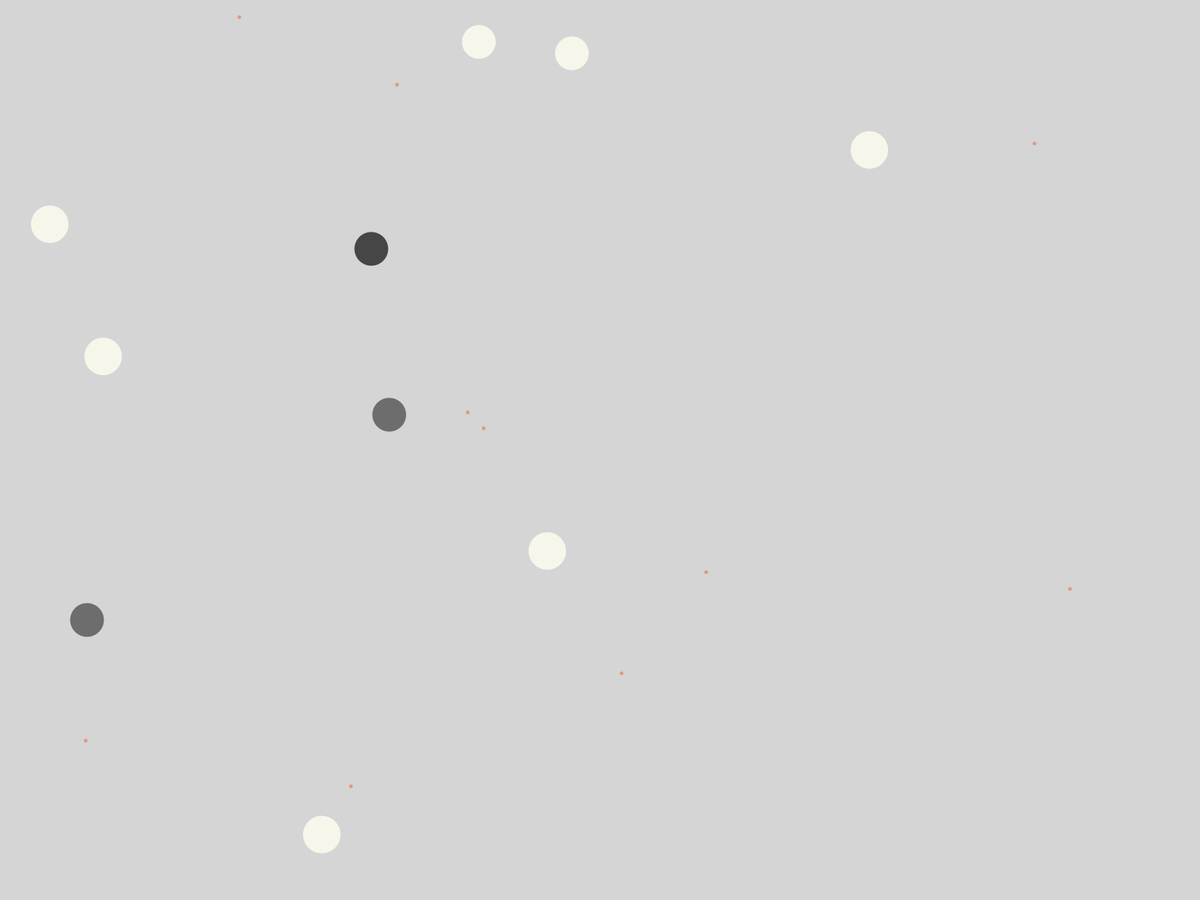
Frame 1 (no input)
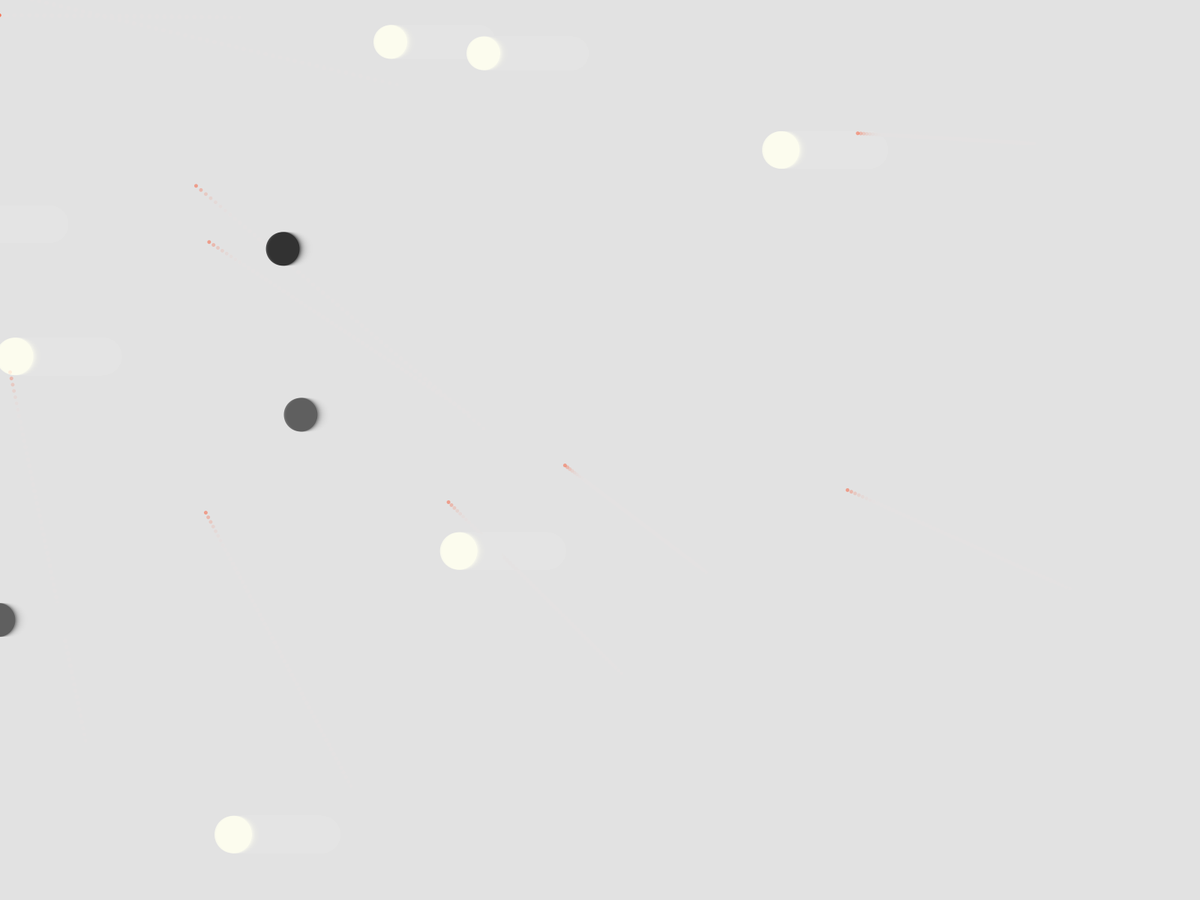
Frame 60 (the mouse pressed at the canvas centre just before this capture)
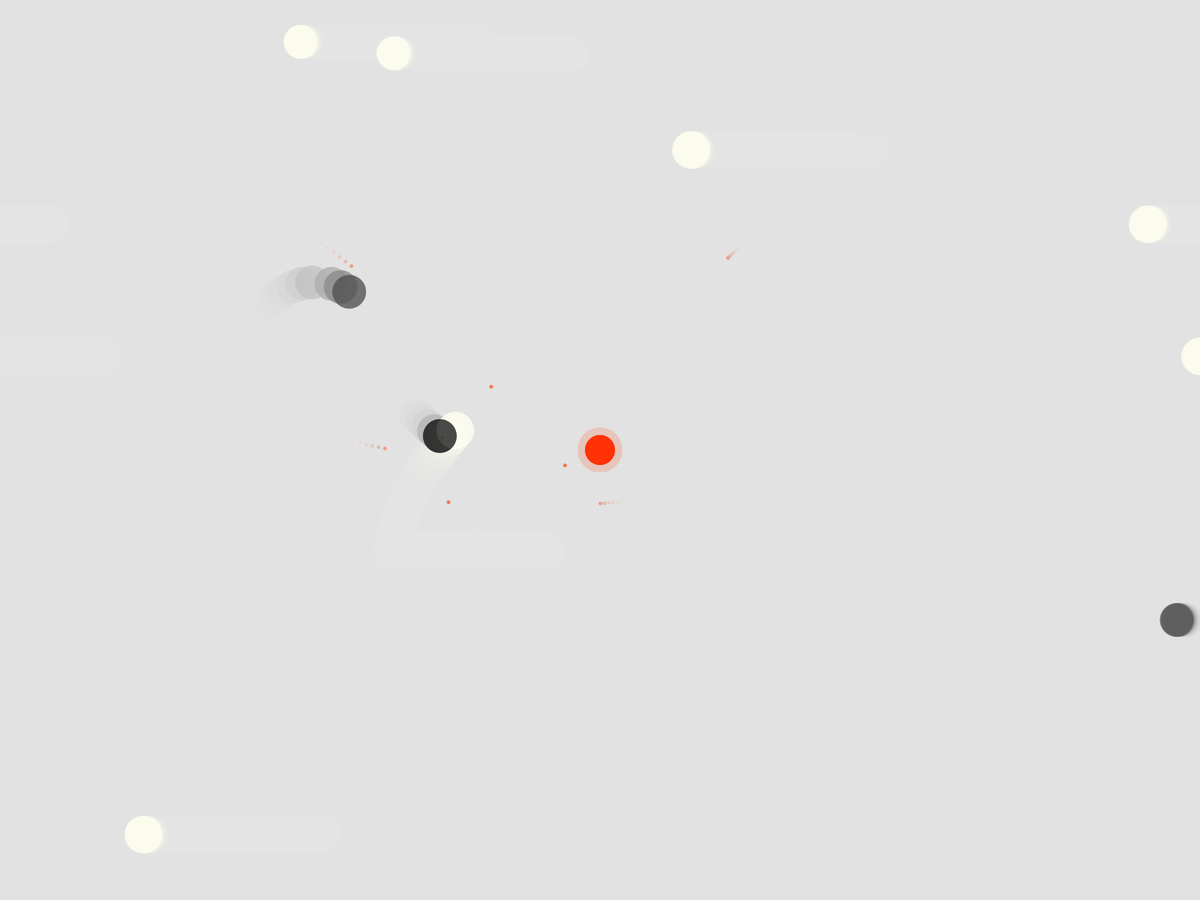
Frame 120 (the mouse held since frame 60 and released just before this capture)

The Processing sketch that drew these frames (run headless with seeded random() and noise(); from frame 60 on, the mouse is pressed at the canvas centre):

// Processing sketch: LiderazgoBB_08
// ── LiderazgoBB_08.pde
Mundo m;

void setup()
{
  // size (1000, 600);
  ///---------------------
  fullScreen();
  orientation(LANDSCAPE);
  ///---------------------

  m= new Mundo();
}

void draw ()

{
  // background(238);
  fill(228, 100);
  rect(0, 0, width, height);

  m.dibuja();
}


void mousePressed ()
{
  m.mousePressed();
}
void mouseReleased ()
{
  m.mouseReleased ();
}

// ── BolitaReactiva.pde
class BolitaReactiva
{

  color [] farbe= new color []{
    color(255, 50, 5), 

    color(255, 255, 240), 

    color(80, 80, 80), 
    color(30, 30, 30), 

    //  color(245, 245, 245), 
    //  color(140, 12, 0), 

  };
  int num, tam;
  float alpha=200;


  float posX, posY, pPosX, pPosY;
  float movX, movY, movDosX, movDosY;

  float angulo, anguloRegreso;
  float vel, disty, distyRegreso, dir, umbral;
  int crono, umbralCrono=4;
  boolean despierta= true;

  boolean lugar;
  boolean ocupado=false;// boolean reservado para seguidores


  BolitaReactiva()
  {
    tam= int (random(20, 40));
    posX=random(tam, width-tam);
    posY=random(tam, height-tam);
    vel=3;
    disty=0;

    umbral=10;

    pPosX=posX;
    pPosY=posY;
    noStroke();
    num=int(random(1, farbe.length));
  }

  BolitaReactiva(float posX_, float posY_)
  {
    tam= int(random(10, 40));
    posX=posX_;
    posY=posY_;
    vel=4;
    disty=0;

    umbral=5;


    pPosX=posX;
    pPosY=posY;
    noStroke();
  }

  BolitaReactiva(float px_, float py_, int tam_)
  {
    posX= px_;
    posY= py_;
    vel=0.2;
    tam=tam_;
    disty=0;

    umbral=5;

    pPosX=posX;
    pPosY=posY;
    movX=8;
    movY=6;



    lugar=false;
    noStroke();
  }



  BolitaReactiva(float vel_, int tam_, float umbral_, float alpha_)
  {
    tam= tam_;
    posX=random(tam, width-tam);
    posY=random(tam, height-tam);
    vel=vel_;
    disty=0;

    umbral=umbral_;

    pPosX=posX;
    pPosY=posY;

    alpha=alpha_;
    noStroke();
  }


  void dibuja()

  {
    pushStyle();
    if (despierta)
    {
      fill(farbe[num], alpha);
      ellipse(posX, posY, tam, tam);
    } else {
      tiempoSiesta();
    }
    popStyle();
  }



  void regresaPrevio()
  {

    if (distyRegreso>disty)
    {
      posX-=vel*cos(anguloRegreso);
    }
    if (distyRegreso>disty)
    {
      posY-=vel*sin(anguloRegreso);
    }
  }


  void evaluaDistancia(float p1_, float p2_)

  {
    disty= dist(p1_, p2_, posX, posY);
  }

  void evaluaDistanciaDos(float p1_, float p2_)

  {
    distyRegreso= dist(p1_, p2_, pPosX, pPosY);
  }
  void evaluaAvance(float p1_, float p2_)
  {   
    angulo = atan2( p2_-posY, p1_-posX );
    sumaPunto();
  }
  void evaluaAvanceABS(float p1_, float p2_)
  {   
    angulo = atan2( p2_-posY, p1_-posX );
    sumaPuntoABS();
  }

  void evaluaLugar(float p1_, float p2_)
  {   
    angulo = atan2( p2_-posY, p1_-posX );
    sumaPunto();
  }
  void evaluaRegreso() 
  {
    anguloRegreso = atan2( posY-pPosY, posX-pPosX );
    regresaPrevio();
  }

  void sumaPunto()
  {
    if (disty>umbral)
    {
      posX+=vel*cos(angulo);
    }
    if (disty>umbral)
    {
      posY+=vel*sin(angulo);
    }
  }

  void sumaPuntoABS()
  {
    if (abs(disty)>=umbral)
    {
      posX+=vel*cos(angulo);
    }
    if (abs(disty)>=umbral)
    {
      posY+=vel*sin(angulo);
    }
  }

  void tiempoSiesta()
  {

    if (frameCount%60 == 0)
    {
      crono+=1;
    }

    if (crono==umbralCrono)
    {
      posX=pPosX;
      posY=pPosY;
      vel=1;
      tam= int(random(10, 40));
      crono=0;

      despierta=true;
    }

    //    return crono;
  }






  /////////////////
  //R E I N I C I O
  /////////////////
  void reinicio()
  {
    posX=pPosX;
    posY=pPosY;


    movX=int(random(5, 10));
    movY=int(random(2, 5));

    num=int(random(farbe.length));
    lugar=false;
  }


  //--------------------------------------------v    _S e t t e r s



  void setPosXY(float posX_, float posY_)
  {
    posX= posX_;
    posY=posY_;
  }

  void setPosXYPrevia(float pPosX_, float pPosY_)
  {
    pPosX= pPosX_;
    pPosY=pPosY_;
  }
  void setSumaPosXY(float posX_, float posY_)
  {

    posX+= posX_;
    posY+=posY_;
  }

  void setVel(float vel_)
  {
    vel+=vel_;
  }

  void setTam(int tam_)
  {
    tam=tam_;
  }

  void setDespierta(boolean despierta_)
  {
    despierta= despierta_;
  }



  //--------------------------------------------v    _S e t t e r s

  void setLugar(boolean lugar_)
  {
    lugar=lugar_;
  }

  void setNum(int num_)
  {
    num=num_;
  }

  void setMovXY(float movX_, float movY_)
  {
    movX=movX_;
    movY=movY_;
  }

  void setUmbral(float umbral_)
  {
    umbral=umbral_;
  }

  void setOcupado(boolean ocupado_)
  {
    ocupado= ocupado_;
  }

  void setAlpha(int alpha_)
  {
    alpha= alpha_;
  }

  //--------------------------------------------v    _G e t t e r s


  float [] getPosXY()
  {
    float [] posXY= new float [] {posX, posY};
    return posXY;
  }

  float [] getPPosXY()
  {
    float [] pPosXY= new float [] {pPosX, pPosY};
    return pPosXY;
  }

  float getDisty()
  {
    //   println("distyyy____"+ disty+"distDosss____"+ distyRegreso);

    return disty;
  }

  float getTam()
  {
    return tam;
  }

  float getUmbral()
  {
    return umbral;
  }

  float getVel()
  {
    return vel;
  }

  float getCrono()
  {
    return crono;
  }

  float getUmbralCrono()
  {
    return umbralCrono;
  }
  boolean getDespierta() {

    return despierta;
  }

  boolean getLugar()
  {
    return lugar;
  }

  color getFarbe()
  {
    return farbe[num];
  }

  int getFarbeSize()
  {
    return farbe.length;
  }

  int getNum()
  {
    return num;
  }

  float [] getMovDosXY()
  {

    float [] movDosXY={movDosX, movDosY}; 
    return  movDosXY;
  }

  boolean getOcupado ()
  {
    return ocupado;
  }

  void mouseReleased ()
  {
    lugar= false;
    ocupado= false;
  }
}

// ── Lider.pde
class Lider
{ 
  float posX, posY, tam, umbral;
  color c= color(RGB);
  boolean existe= false;

  Lider ()
  {
    posX=width/2;
    posY=height/2;
    tam=40;
    umbral=4;//umbral de tiempo
    //   c=color(200, 5, 5);
    c=   color(255, 50, 5);
  }

  void dibuja()
  {
  }

  void creaPunktum()
  {
    if (existe)
    {

      fill(c, 20);
      ellipse(posX, posY, tam*1.5, tam*1.5);

      fill(c);
      ellipse(posX, posY, tam, tam);
      //    tiempoVida();
    }
  }



  void setColor (float r_, float g_, float b_, float a_)
  {
    c= color(r_, g_, b_, a_);
  }
  void setPosXY(float posX_, float posY_)
  {
    posX=posX_;
    posY=posY_;
  }

  void setTam(float tam_)
  {
    tam= tam_;
  }

  void setExiste(boolean existe_)
  {
    existe=existe_;
  }

  boolean getExiste()
  {
    return existe;
  }

  float [] getPosXY()
  {
    float [] posXY= new float [] {posX, posY};
    return posXY;
  }


  void mousePressed ()

  {
    existe= true;
  }

  void mouseReleased ()
  {
    existe= false;
  }
}//cierra cass Lider

// ── Mundo.pde
class Mundo
{

  Lider l = new Lider ();
  int cantBoli= 5;


  Lider [][]lSeguidores = new Lider[2][5];
  float sumaX, sumaY, comodin;
  int index, cual;

  float movX, movY, velX, velY;

  BolitaReactiva [] bandaUP= new BolitaReactiva[cantBoli];
  BolitaReactiva [] bSeguidoresUP= new BolitaReactiva[cantBoli];

  BolitaReactiva [] bandaDOWN= new BolitaReactiva[cantBoli];
  BolitaReactiva [] bSeguidoresDOWN= new BolitaReactiva[cantBoli];



  Mundo ()

  {
    movX=1;
    movY=1;
    velX=-2;
    velY=1;

    sumaX=40;// es el valor máximo del tam de bolitaReactiva
    sumaY=-sumaX/2;
    comodin=0;

    for (int i=0; i <cantBoli; i++)
    {
      bandaUP[i]= new BolitaReactiva();
      bandaUP[i].setTam(50);
      bandaUP[i].setVel(2*cantBoli-i*1.5);

      bandaDOWN[i]= new BolitaReactiva();
      bandaDOWN[i].setTam(45);
      bandaDOWN[i].setVel(2*cantBoli-i*1.5);
      //  bandaDOWN[i].setNum(random);

      lSeguidores[0][i]= new Lider();
      lSeguidores[1][i]= new Lider();

      //  BolitaReactiva(float vel_, int tam_,float umbral_,float alpha_)
      bSeguidoresUP[i]= new BolitaReactiva(2*cantBoli-i*1.5, 5, sumaX+(i*sumaX), 100);
      bSeguidoresDOWN[i]= new BolitaReactiva(2*cantBoli-i*1.5, 5, sumaX+(i*sumaX), 100);
    }
  }

  void dibuja()
  {

    creaLider();
    compPrincipal();

    comportamientoUP();
    comportamientoDOWN();

    for (int i=0; i <cantBoli; i++)
    {
      bSeguidoresUP[i].dibuja();
      bSeguidoresDOWN[i].dibuja();

      bandaUP[i].dibuja();
      bandaDOWN[i].dibuja();
    }
  }

  void creaLider()
  {
    l.setPosXY(mouseX, mouseY);
    l.creaPunktum();
    //  println(l.getExiste());
    formacion();
  }


  void formacion()
  {
    for (int i=0; i <cantBoli; i++)
    {
      lSeguidores[0][i].setPosXY(l.getPosXY()[0]- sumaX-(i*sumaX), l.getPosXY()[1]+sumaY+(sumaY*i));
      lSeguidores[1][i].setPosXY(l.getPosXY()[0]- sumaX-(i*sumaX), l.getPosXY()[1]-sumaY-(sumaY*i));

      //  lSeguidores[0][i].creaPunktum(); 
      // lSeguidores[1][i].creaPunktum();
    }
  }


  void compPrincipal()
  {    
    for (int i=0; i <cantBoli; i++)
    {
      bSeguidoresUP[i].evaluaDistancia( lSeguidores[0][i].getPosXY()[0], lSeguidores[0][i].getPosXY()[1]);

      if (      bSeguidoresUP[i].getDisty()>      bSeguidoresUP[i].getUmbral())
      {      
        bSeguidoresUP[i].evaluaAvance(lSeguidores[0][i].getPosXY()[0], lSeguidores[0][i].getPosXY()[1]);
      }


      bSeguidoresDOWN[i].evaluaDistancia( lSeguidores[1][i].getPosXY()[0], lSeguidores[1][i].getPosXY()[1]);

      if (      bSeguidoresDOWN[i].getDisty()>      bSeguidoresDOWN[i].getUmbral())
      {      
        bSeguidoresDOWN[i].evaluaAvance(lSeguidores[1][i].getPosXY()[0], lSeguidores[1][i].getPosXY()[1]);
      }
    }
  }



  void comportamientoUP()

  {

    for (int i=0; i <cantBoli; i++)
    {

      if ( l.getExiste() )
      {



        if (bandaUP[i].getLugar()==false &&  bSeguidoresUP[i].getOcupado()==false )
        {
          bandaUP[i].evaluaDistancia(bSeguidoresUP[i].getPosXY()[0], bSeguidoresUP[i].getPosXY()[1]);
          if ( bandaUP[i].disty< sumaX*7)    
          {
            bandaUP[i].evaluaAvance(bSeguidoresUP[i].getPosXY()[0], bSeguidoresUP[i].getPosXY()[1]);
            if ( bandaUP[i].disty< sumaX)    
            {
              bandaUP[i].setLugar(true);
              bSeguidoresUP[i].setOcupado(true);
            }
          } else {
            if (bandaUP[i].getPosXY()[0]>=-bandaUP[i].getTam())
            {
              bandaUP[i].setSumaPosXY(velX, 0);
            } 

            if (bandaUP[i].getPosXY()[0]<-bandaUP[i].getTam() )

            {
              bandaUP[i].setPosXY(width+bandaUP[i].getTam(), bandaUP[i].getPosXY()[1]);
            }
          }
        }

        if ( bandaUP[i].getLugar() && bSeguidoresUP[i].getOcupado())
        {
          bandaUP[i].evaluaDistancia(bSeguidoresUP[i].getPosXY()[0], bSeguidoresUP[i].getPosXY()[1]);

          if ( bandaUP[i].disty> sumaX*11)    
          {    
            bandaUP[i].setLugar(false);
            bSeguidoresUP[i].setOcupado(false);
          } else
          {
            bandaUP[i].evaluaLugar(bSeguidoresUP[i].getPosXY()[0], bSeguidoresUP[i].getPosXY()[1]);
          }
        }
      } else
      {
        if (bandaUP[i].getPosXY()[0]>=-bandaUP[i].getTam())
        {

          bandaUP[i].setSumaPosXY(velX, 0);
        } 

        if (bandaUP[i].getPosXY()[0]<-bandaUP[i].getTam() )

        {
          bandaUP[i].setPosXY(width+bandaUP[i].getTam(), bandaUP[i].getPPosXY()[1]);
        }
      }

      //  println("[ "+bSeguidoresUP[i].getOcupado()+" ]");
      //   println("__"+"[ "+bSeguidoresUP[i].getVel()+" ]");
    }
    // println("________"+ cantBoli);
    //  bandaMovimiento();
  }


  void comportamientoDOWN()

  {

    for (int i=0; i <cantBoli; i++)
    {

      if ( l.getExiste() )
      {
        if (bandaDOWN[i].getLugar()==false &&  bSeguidoresDOWN[i].getOcupado()==false )
        {
          bandaDOWN[i].evaluaDistancia(bSeguidoresDOWN[i].getPosXY()[0], bSeguidoresDOWN[i].getPosXY()[1]);
          if ( bandaDOWN[i].disty< sumaX*7)    
          {
            bandaDOWN[i].evaluaAvance(bSeguidoresDOWN[i].getPosXY()[0], bSeguidoresDOWN[i].getPosXY()[1]);
            if ( bandaDOWN[i].disty< sumaX)    
            {
              bandaDOWN[i].setLugar(true);
              bSeguidoresDOWN[i].setOcupado(true);
            }
          } else {
            if (bandaDOWN[i].getPosXY()[0]>=-bandaDOWN[i].getTam())
            {
              bandaDOWN[i].setSumaPosXY(velX, 0);
            } 

            if (bandaDOWN[i].getPosXY()[0]<-bandaDOWN[i].getTam() )

            {
              bandaDOWN[i].setPosXY(width+bandaDOWN[i].getTam(), bandaDOWN[i].getPosXY()[1]);
            }
          }
        }

        if ( bandaDOWN[i].getLugar() && bSeguidoresDOWN[i].getOcupado())
        {
          bandaDOWN[i].evaluaDistancia(bSeguidoresDOWN[i].getPosXY()[0], bSeguidoresDOWN[i].getPosXY()[1]);

          if ( bandaDOWN[i].disty> sumaX*11)    
          {    
            bandaDOWN[i].setLugar(false);
            bSeguidoresDOWN[i].setOcupado(false);
          } else
          {
            bandaDOWN[i].evaluaLugar(bSeguidoresDOWN[i].getPosXY()[0], bSeguidoresDOWN[i].getPosXY()[1]);
          }
        }
      } else
      {
        if (bandaDOWN[i].getPosXY()[0]>=-bandaDOWN[i].getTam())
        {

          bandaDOWN[i].setSumaPosXY(velX, 0);
        } 

        if (bandaDOWN[i].getPosXY()[0]<-bandaDOWN[i].getTam() )

        {
          bandaDOWN[i].setPosXY(width+bandaDOWN[i].getTam(), bandaDOWN[i].getPPosXY()[1]);
        }
      }

      //  println("[ "+bSeguidoresUP[i].getOcupado()+" ]");
      println("__"+"[ "+bSeguidoresDOWN[i].getVel()+" ]");
    }
    println("________"+ cantBoli);
    //  bandaMovimiento();
  }


  void mousePressed ()
  {
    l.mousePressed ();
    for (int i=0; i <cantBoli; i++)
    {
      lSeguidores[0][i].mousePressed();
      lSeguidores[1][i].mousePressed();
      //   bSeguidores[i].mousePressed();
    }
  }

  void mouseReleased ()
  {
    l.mouseReleased ();
    for (int i=0; i <cantBoli; i++)
    {
      bandaUP[i].mouseReleased();
      bandaDOWN[i].mouseReleased();

      lSeguidores[0][i].mouseReleased();
      lSeguidores[1][i].mouseReleased();
      bSeguidoresUP[i].mouseReleased();
      bSeguidoresDOWN[i].mouseReleased();
    }
  }
}//cierra class Mundo
